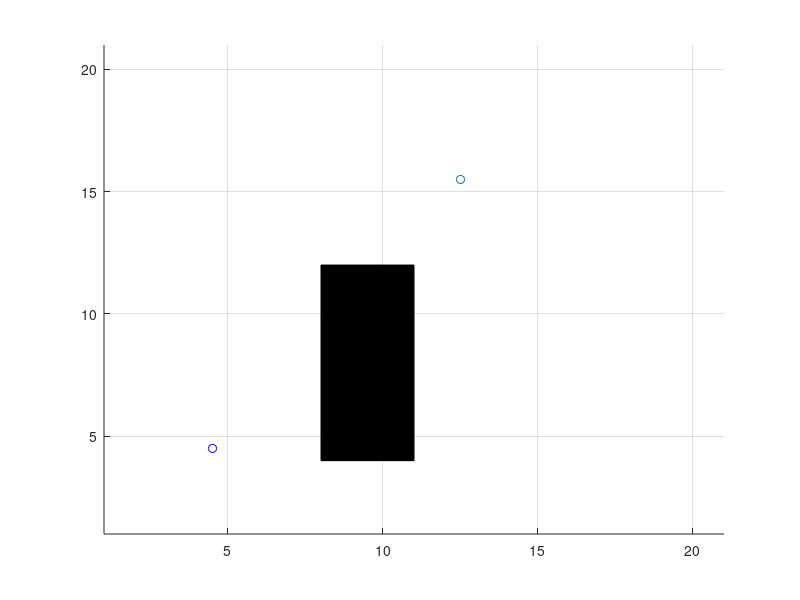

Reproduce this figure in MATLAB. (Note: this script raises an error after producing the figure.)
clc
clear
close all

d_x=20;
d_y=20;

enviro=2*(ones(d_x,d_y));

j=0;
x_val = 4;
y_val = 4;
axis([1 d_x+1 1 d_y+1])
grid on;
hold on;
n=0;

xvalue=12;
yvalue=15;
xtar=xvalue;
ytar=yvalue;

enviro(xvalue,yvalue)=0;
plot(xvalue+.5,yvalue+.5,'o');

% writerObj = VideoWriter('ASTAR.avi');
% open(writerObj);


for i = 8:10
    for j = 4:11
        enviro(i,j) = -1; % set obstacles environmental value= -1
    end
end

x = [8, 11, 11, 8];
y = [4, 4, 12, 12];

fill(x,y,'k');

xvalue=3;
yvalue=3;
xini=xvalue;%ini Position
yini=yvalue;%Starting Position

enviro(xvalue,yvalue)=1;
 plot(xvalue+1.5,yvalue+1.5,'bo');
% frame = getframe;
% writeVideo(writerObj,frame);
is_obs=[];

no_obs=[]; 

k=1;
for i=1:d_x
    for j=1:d_y
        if(enviro(i,j) == -1) % check obstacle
            no_obs(k,1)=i; 
            no_obs(k,2)=j; 
            k=k+1;
        end
    end
end
no_obs_size=size(no_obs,1);

pos_x=xini;
pos_y=yini;
isobs_size=1; % initialize size of valid_list
pcost=0;
distance=sqrt((pos_x-xtar)^2 + (pos_y-ytar)^2);

nrow=[1,8];
nrow(1,1)=1;
nrow(1,2)=pos_x;
nrow(1,3)=pos_y;
nrow(1,4)=pos_x; % old x
nrow(1,5)=pos_y; % old y 
nrow(1,6)=pcost;
nrow(1,7)=distance;
nrow(1,8)=distance;

is_obs(isobs_size,:)=nrow; 
is_obs(isobs_size,1)=0;

no_obs_size=no_obs_size+1;
no_obs(no_obs_size,1)=pos_x; 
no_obs(no_obs_size,2)=pos_y;

path_not_found=1;

while((pos_x ~= xtar || pos_y ~= ytar) && path_not_found == 1)
    next=succ(pos_x,pos_y,pcost,xtar,ytar,no_obs,d_x,d_y);
    succ_size=size(next,1);
    for i=1:succ_size
    flag=0;
    for j=1:isobs_size
        if(next(i,1) == is_obs(j,2) && next(i,2) == is_obs(j,3) ) % next same as existing
            is_obs(j,8)=min(is_obs(j,8),next(i,5)); % check for minimum f
            if is_obs(j,8) == next(i,5)
                is_obs(j,4)=pos_x;%
                is_obs(j,5)=pos_y;%
                is_obs(j,6)=next(i,3); %
                is_obs(j,7)=next(i,4); %
            end
            flag=1;
        end
    end
    if flag == 0 % add to path next block with minimum f
        isobs_size= isobs_size+1;
        nrow=[1,8];
        nrow(1,1)=1;
        nrow(1,2)=next(i,1);
        nrow(1,3)=next(i,2);
        nrow(1,4)=pos_x; 
        nrow(1,5)=pos_y; 
        nrow(1,6)=next(i,3); % 
        nrow(1,7)=next(i,4); % 
        nrow(1,8)=next(i,5); % 
        is_obs(isobs_size,:)= nrow;
    end
    end

    nummin = min_f(is_obs,isobs_size,xtar,ytar);
    if (nummin ~= -1) % with obstacle
        pos_x=is_obs(nummin,2);
        pos_y=is_obs(nummin,3);
        pcost=is_obs(nummin,6);

        no_obs_size=no_obs_size+1; %block not chosen
        no_obs(no_obs_size,1)=pos_x;
        no_obs(no_obs_size,2)=pos_y;
        is_obs(nummin,1)=0;
    else
        path_not_found=0;
    end
end
% find path

i=size(no_obs,1);
path=[];
xvalue=no_obs(i,1); %target
yvalue=no_obs(i,2);
i=1;
path(i,1)=xvalue;
path(i,2)=yvalue;
i=i+1;

if ( (xvalue == xtar) && (yvalue == ytar))
    inode=0;
   parent_x=is_obs(find((is_obs(:,2) == xvalue) & (is_obs(:,3) == yvalue),1),4);
   parent_y=is_obs(find((is_obs(:,2) == xvalue) & (is_obs(:,3) == yvalue),1),5);
   
   while( parent_x ~= xini || parent_y ~= yini)
           path(i,1) = parent_x;
           path(i,2) = parent_y;
           
           inode=find((is_obs(:,2) == parent_x) & (is_obs(:,3) == parent_y),1);
           parent_x=is_obs(inode,4);
           parent_y=is_obs(inode,5);
           i=i+1;
   end
%path
j=size(path,1);
 p=plot(path(j,1)+.5,path(j,2)+.5,'bo');
%  frame = getframe;
% writeVideo(writerObj,frame);
  j=j-1;
 for i=j:-1:1
  pause(.25);
  set(p,'XData',path(i,1)+.5,'YData',path(i,2)+.5);
   drawnow ;
 end
% frame = getframe;
% writeVideo(writerObj,frame);

 plot(path(:,1)+.5,path(:,2)+.5);
end
% frame = getframe;
% writerObj=VideoWriter('test.avi', frame);
% open(writerObj);
% close(writerObj);
function successors=succ(x_cell,y_cell,h,x_target,y_target,in_valid,max_x,max_y)
    successors=[];
    successor_count=1;
    ct2=size(in_valid,1);
    for k= 1:-1:-1
        for j= 1:-1:-1
            if (k~=j || k~=0)  %find next
                s_x = x_cell+k;
                s_y = y_cell+j;
                if( (s_x >0 && s_x <=max_x) && (s_y >0 && s_y <=max_y)) % in
                    flag=1;                    
                    for ct1=1:ct2
                        if(s_x == in_valid(ct1,1) && s_y == in_valid(ct1,2)) % next not obstacle or indexed
                            flag=0;
                        end
                    end
                    if (flag == 1)
                        successors(successor_count,1) = s_x;
                        successors(successor_count,2) = s_y;
                        successors(successor_count,3) = h+distance(x_cell,y_cell,s_x,s_y);%h
                        successors(successor_count,4) = distance(x_target,y_target,s_x,s_y);%g
                        successors(successor_count,5) = successors(successor_count,3)+successors(successor_count,4);%f
                        successor_count=successor_count+1;
                    end
                end
            end
        end
    end
end

function index_of_min = min_f(valid,valid_len,x_target,y_target)
%Reference: 26248-a-a-star-search-for-path-planning-tutorial
 temp_array=[];
 k=1;
 flag=0;
 goal_index=0;
 for j=1:valid_len
     if (valid(j,1)==1)
         temp_array(k,:)=[valid(j,:) j]; 
         if (valid(j,2)==x_target && valid(j,3)==y_target)
             flag=1;
             goal_index=j;
         end
         k=k+1;
     end
 end
 if flag == 1 
     index_of_min=goal_index;
 end
 
 if size(temp_array)~= 0
  [min_f,temp_min]=min(temp_array(:,8));
  index_of_min=temp_array(temp_min,9);
 end
end
